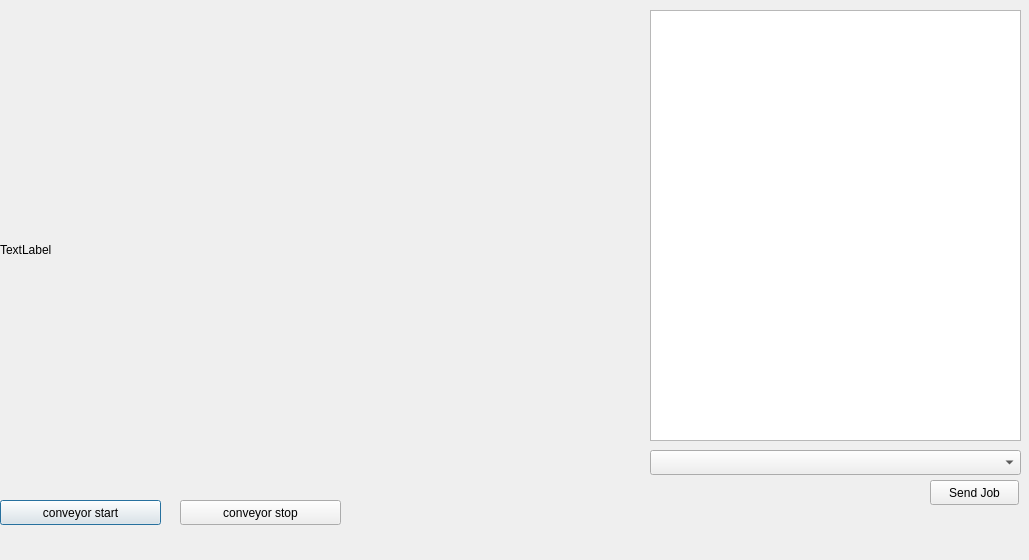
<?xml version="1.0" encoding="UTF-8"?>
<ui version="4.0">
 <class>Dialog</class>
 <widget class="QDialog" name="Dialog">
  <property name="geometry">
   <rect>
    <x>0</x>
    <y>0</y>
    <width>1029</width>
    <height>560</height>
   </rect>
  </property>
  <property name="windowTitle">
   <string>Dialog</string>
  </property>
  <widget class="QPushButton" name="btn_conveyorStart">
   <property name="geometry">
    <rect>
     <x>0</x>
     <y>500</y>
     <width>161</width>
     <height>25</height>
    </rect>
   </property>
   <property name="text">
    <string>conveyor start</string>
   </property>
  </widget>
  <widget class="QPushButton" name="btn_conveyorStop">
   <property name="geometry">
    <rect>
     <x>180</x>
     <y>500</y>
     <width>161</width>
     <height>25</height>
    </rect>
   </property>
   <property name="text">
    <string>conveyor stop</string>
   </property>
  </widget>
  <widget class="QLabel" name="label_1">
   <property name="geometry">
    <rect>
     <x>0</x>
     <y>10</y>
     <width>640</width>
     <height>480</height>
    </rect>
   </property>
   <property name="text">
    <string>TextLabel</string>
   </property>
  </widget>
  <widget class="QTextEdit" name="edit_1">
   <property name="geometry">
    <rect>
     <x>650</x>
     <y>10</y>
     <width>371</width>
     <height>431</height>
    </rect>
   </property>
  </widget>
  <widget class="QComboBox" name="comboBox">
   <property name="geometry">
    <rect>
     <x>650</x>
     <y>450</y>
     <width>371</width>
     <height>25</height>
    </rect>
   </property>
  </widget>
  <widget class="QPushButton" name="btn_job">
   <property name="geometry">
    <rect>
     <x>930</x>
     <y>480</y>
     <width>89</width>
     <height>25</height>
    </rect>
   </property>
   <property name="text">
    <string>Send Job</string>
   </property>
  </widget>
 </widget>
 <resources/>
 <connections/>
</ui>
